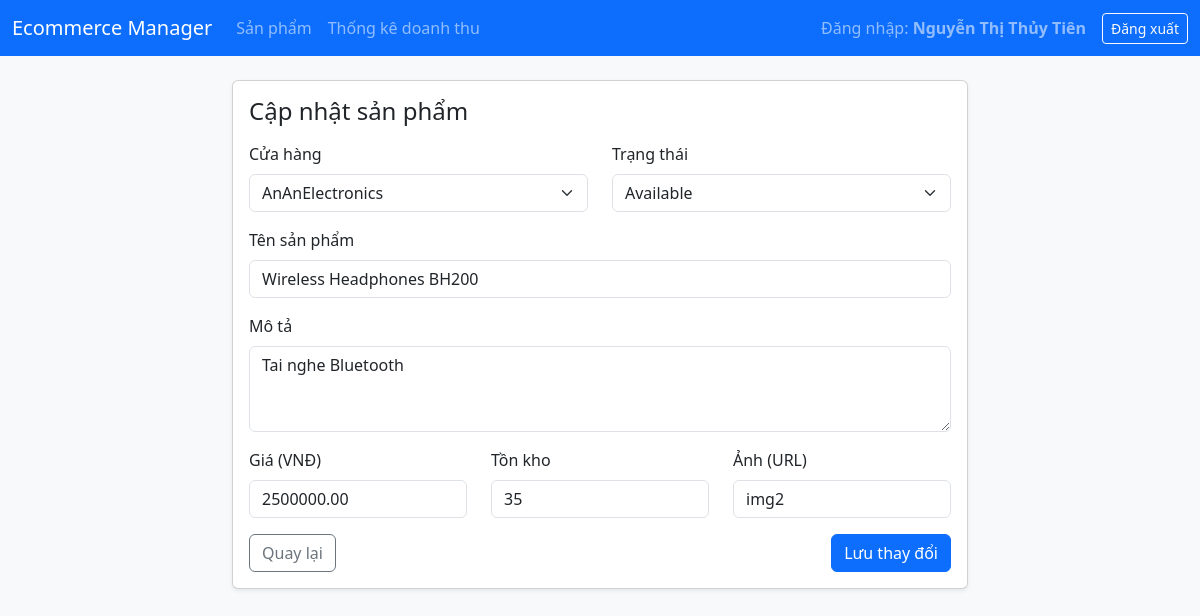
Page /index.php?page=product_form&id=2 (signed in) on the committed database.
### tables this page shows
CREATE TABLE Product (
    Product_ID          INT             AUTO_INCREMENT PRIMARY KEY,
    Store_ID            INT             NOT NULL,
    Name                VARCHAR(150)    NOT NULL,
    Description         TEXT,
    Price               DECIMAL(15,2)   NOT NULL CHECK (Price > 0),
    Images_url          VARCHAR(255),
    Stock_quantity      INT             DEFAULT 0 CHECK (Stock_quantity >= 0),
    Status              VARCHAR(20)     DEFAULT 'Available' CHECK (Status IN ('Available','Out of Stock','Discontinued')),

    CONSTRAINT FK_Product_Store FOREIGN KEY (Store_ID)
        REFERENCES Store(Store_ID)
);

CREATE TABLE Store (
    Store_ID        INT             PRIMARY KEY,
    Seller_ID       INT             NOT NULL,
    Name            VARCHAR(100)    NOT NULL,
    store_url       VARCHAR(255),
    description     TEXT,
    banner_url      VARCHAR(255),
    l_url           VARCHAR(255),
    email           VARCHAR(100)    UNIQUE,
    city            VARCHAR(50),
    District        VARCHAR(50),
    total_product   INT             DEFAULT 0 CHECK (total_product >= 0),
    total_follower  INT             DEFAULT 0 CHECK (total_follower >= 0),

    CONSTRAINT FK_Store_Seller FOREIGN KEY (Seller_ID)
        REFERENCES Seller(Seller_user_ID)
);

### controllers/ProductController.php (called while the page is built, shortened)
<?php
require_once __DIR__ . '/../models/Product.php';
require_once __DIR__ . '/../models/Store.php';
class ProductController
{
    public function form(): void
    {
        $id     = isset($_GET['id']) ? (int)$_GET['id'] : 0;
        $isEdit = $id > 0;
        $stores = Store::getAll();
        if ($isEdit) {
            $product = Product::find($id);
        }
        require __DIR__ . '/../views/layout/header.php';
        require __DIR__ . '/../views/products/form.php';
        require __DIR__ . '/../views/layout/footer.php';
    }
}

### models/Store.php (called while the page is built, shortened)
<?php
class Store
{
    public static function getAll(): array
    {
        $pdo = Database::getConnection();
        $stmt = $pdo->query("SELECT Store_ID, Name FROM Store ORDER BY Name");
        return $stmt->fetchAll();
    }
}

### models/Product.php (called while the page is built, shortened)
<?php
class Product
{
    public static function find(int $id): ?array
    {
        $pdo = Database::getConnection();
        $stmt = $pdo->prepare("SELECT * FROM Product WHERE Product_ID = ?");
        $stmt->execute([$id]);
        $row = $stmt->fetch();
        return $row ?: null;
    }
}

### views/products/form.php (the view, shortened to what this page needs)
<div class="row justify-content-center">
    <div class="col-md-8">
        <div class="card shadow-sm">
            <div class="card-body">
                <h4 class="card-title mb-3">
                    <?= $isEdit ? 'Cập nhật sản phẩm' : 'Thêm sản phẩm mới' ?>
                </h4>
                <form method="post">
                    <div class="row mb-3">
                        <div class="col-md-6">
                            <label class="form-label">Cửa hàng</label>
                            <select name="Store_ID" class="form-select" required>
                                <?php foreach ($stores as $s): ?>
                                    <option value="<?= $s['Store_ID'] ?>"
                                        <?= ($product['Store_ID'] == $s['Store_ID']) ? 'selected' : '' ?>>
                                        <?= htmlspecialchars($s['Name']) ?>
                                    </option>
                                <?php endforeach; ?>
                            </select>
                        </div>
                        <div class="col-md-6">
                            <label class="form-label">Trạng thái</label>
                            <select name="Status" class="form-select">
                                <option value="Available"    <?= $product['Status']=='Available'    ? 'selected' : '' ?>>Available</option>
                            </select>
                        </div>
                    </div>
                    <div class="mb-3">
                        <label class="form-label">Tên sản phẩm</label>
                        <input type="text" class="form-control" name="Name"
                               value="<?= htmlspecialchars($product['Name']) ?>" required>
                    </div>
                    <div class="mb-3">
                        <label class="form-label">Mô tả</label>
                        <textarea class="form-control" name="Description" rows="3"><?= htmlspecialchars($product['Description']) ?></textarea>
                    </div>
                    <div class="row mb-3">
                        <div class="col-md-4">
                            <label class="form-label">Giá (VNĐ)</label>
                            <input type="number" class="form-control" name="Price"
                                   value="<?= htmlspecialchars($product['Price']) ?>" min="0" step="1000" required>
                        </div>
                        <div class="col-md-4">
                            <label class="form-label">Tồn kho</label>
                            <input type="number" class="form-control" name="Stock_quantity"
                                   value="<?= htmlspecialchars($product['Stock_quantity']) ?>" min="0">
                        </div>
                        <div class="col-md-4">
                            <label class="form-label">Ảnh (URL)</label>
                            <input type="text" class="form-control" name="Images_url"
                                   value="<?= htmlspecialchars($product['Images_url']) ?>">
                        </div>
                    </div>
                    <div class="d-flex justify-content-between">
                        <a href="index.php?page=products" class="btn btn-outline-secondary">Quay lại</a>
                        <button type="submit" class="btn btn-primary">
                            <?= $isEdit ? 'Lưu thay đổi' : 'Thêm sản phẩm' ?>
                        </button>
                    </div>
                </form>
            </div>
        </div>
    </div>
</div>

### rows in the picture
product: Store_ID "AnAnElectronics", Status "Available", Name "Wireless Headphones BH200", Description "Tai nghe Bluetooth", Price "2500000.00", Stock_quantity "35", Images_url "img2"

### other values in the picture
$_SESSION['db_user'] "Nguyễn Thị Thủy Tiên"
